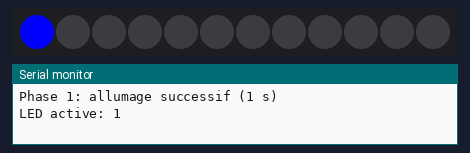
The sketch below on a simulated Arduino Uno, built with avr-gcc and run on an emulated ATmega328P. Shown: 12 RGB LEDs in strip order, left to right, the last lines printed to the serial monitor. Random numbers use the default seed unless the sketch sets one.

Above: at 0.1 s.
At 2.1 s:
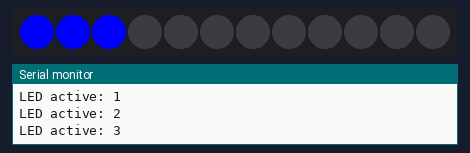
At 5.1 s:
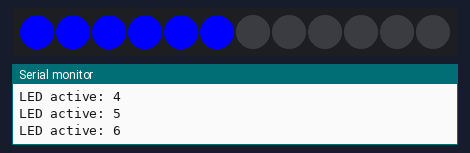
At 8.1 s:
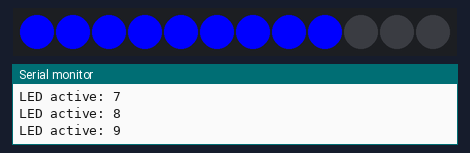
At 11.1 s:
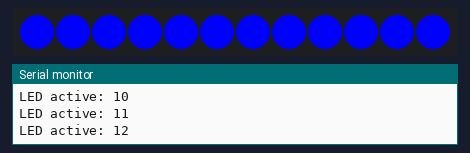
At 17.3 s:
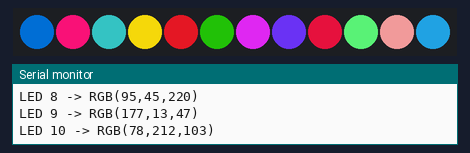

Measured:
- what the display in image 1 shows lasts 1.0 s, from 2.0 s to 3.0 s
- what the display in image 4 shows lasts 6.0 s, from 11.0 s to 17.0 s

The sketch:

5-led-ring-sequence-random.ino
```cpp
// Exercice 5 : LEDs (sequence + couleurs aleatoires)

#include "MeAuriga.h"
#include "Wire.h"

const int Nled = 12;
MeRGBLed led(0, Nled);

int a = 1;
int r = 0;
int v = 0;
int b = 0;

void setup() {
  Serial.begin(9600);
  randomSeed(analogRead(A0));

  led.setpin(44);
  led.setColor(0, 0, 0, 0);
  led.show();

  Serial.println("Phase 1: allumage successif (1 s)");
  for (a = 1; a <= Nled; a++) {
    led.setColor(a, 0, 0, 255);
    led.show();
    Serial.print("LED active: ");
    Serial.println(a);
    delay(1000);
  }

  delay(5000);
  led.setColor(0, 0, 0, 0);
  led.show();

  Serial.println("Phase 2: couleurs aleatoires");
  for (a = 1; a <= Nled; a++) {
    r = random(0, 256);
    v = random(0, 256);
    b = random(0, 256);
    led.setColor(a, r, v, b);

    Serial.print("LED ");
    Serial.print(a);
    Serial.print(" -> RGB(");
    Serial.print(r);
    Serial.print(",");
    Serial.print(v);
    Serial.print(",");
    Serial.print(b);
    Serial.println(")");
  }
  led.show();
}

void loop() {
  // Conserver l'affichage final des couleurs aleatoires
}
```
